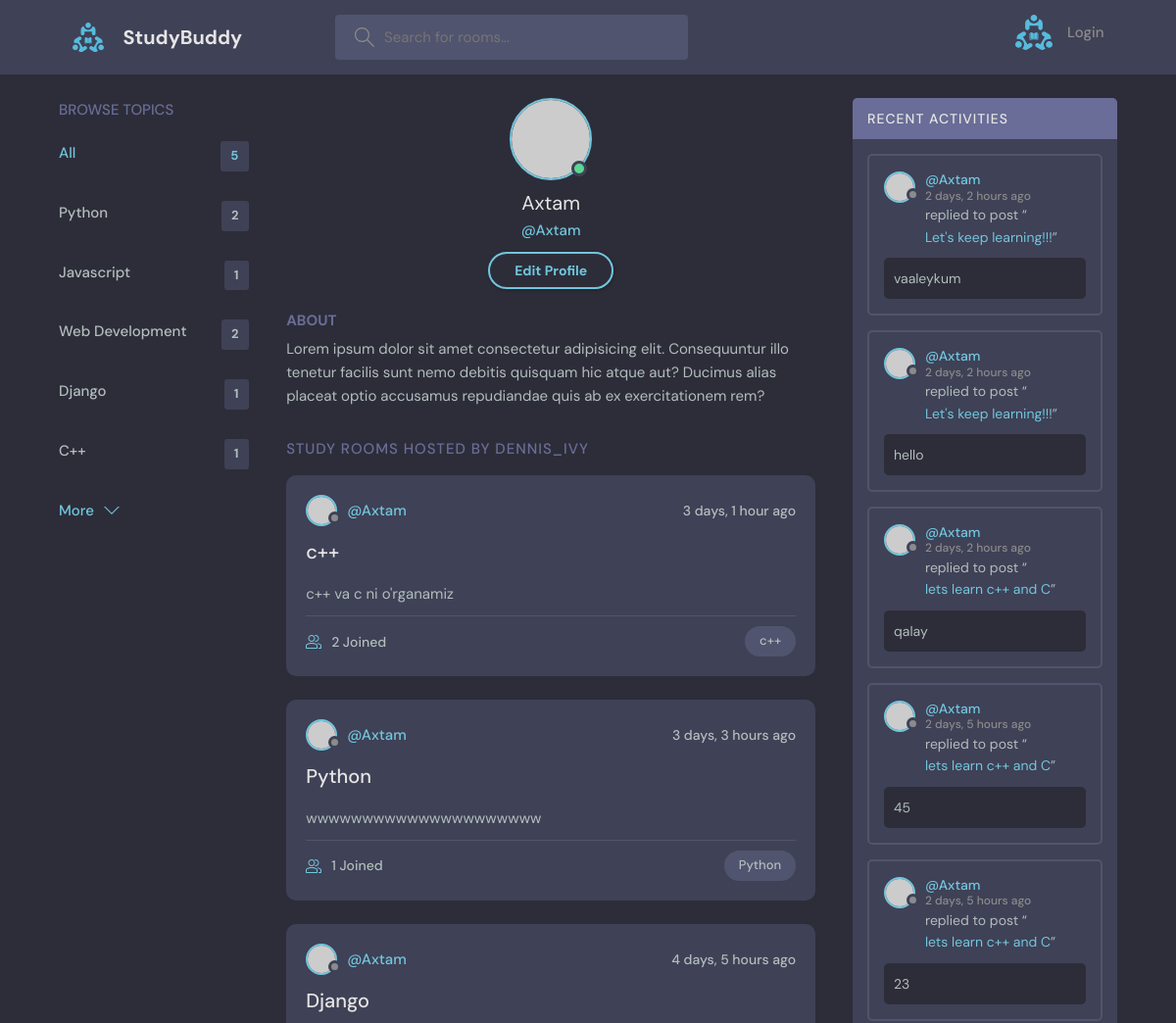
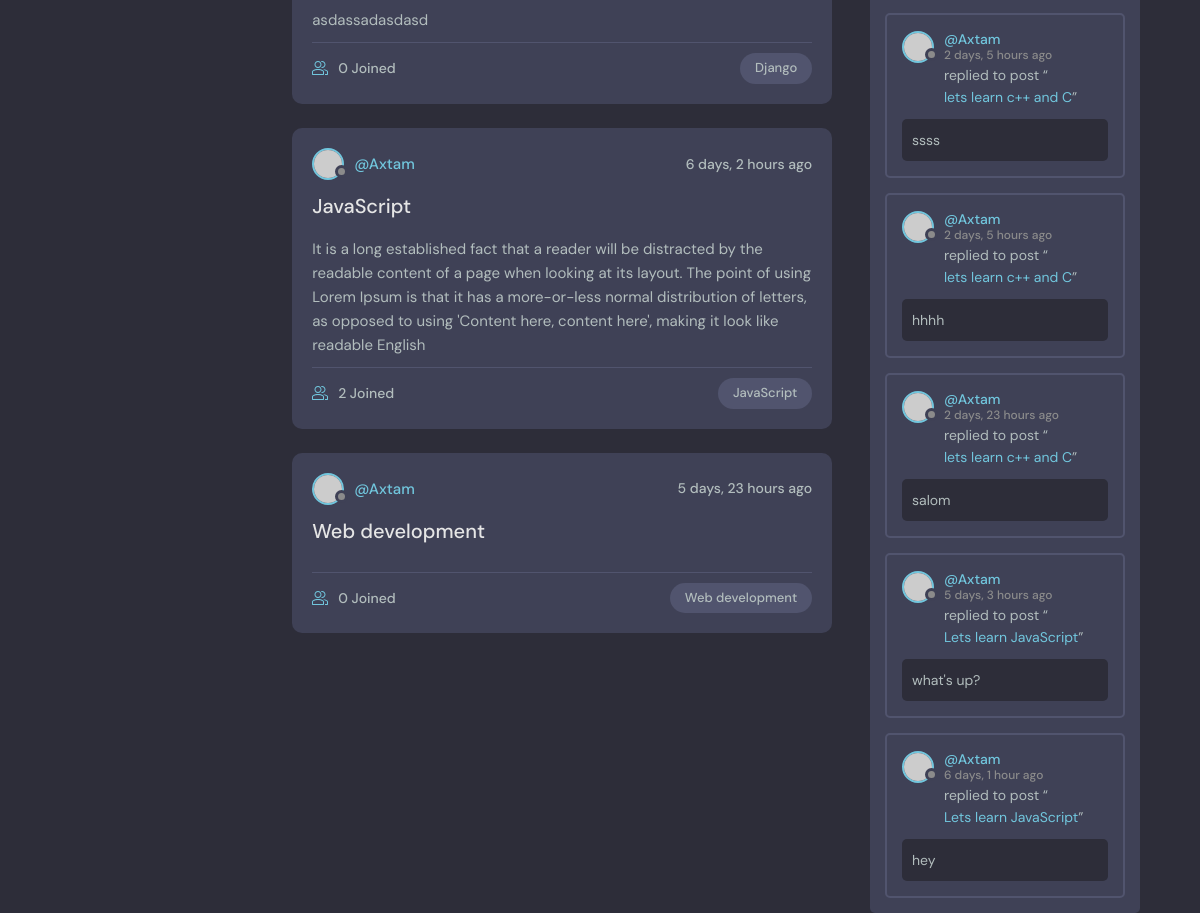
Page /profile/1/ on the committed database (2 pictures, top to bottom).
### base/models.py (models this page shows, shortened)
class Topic(models.Model):
    name = models.CharField(max_length=200)

class Room(models.Model):
    host = models.ForeignKey(User,on_delete=models.SET_NULL,null=True)
    topic = models.ForeignKey(Topic,on_delete=models.SET_NULL,null=True)
    name = models.CharField(max_length=200)
    description = models.TextField(blank=True,null=True)
    participants = models.ManyToManyField(User, related_name='participant',blank=True)
    created = models.DateTimeField(auto_now_add=True)
    updated = models.DateTimeField(auto_now=True)
    class Meta:
        ordering = ['-updated', '-created']
    def __str__(self):
        return self.name

class Message(models.Model):
    user = models.ForeignKey(User,on_delete=models.CASCADE)
    room = models.ForeignKey(Room, on_delete=models.CASCADE)
    body = models.TextField()
    created = models.DateTimeField(auto_now_add=True)
    updated = models.DateTimeField(auto_now=True)
    class Meta:
        ordering = ['-updated', '-created']
    def __str__(self):
        return self.body[0:20]

### base/views.py (the view)
# urls.py: path('profile/<str:pk>/',userProfile,name='profile'),
def userProfile(request, pk):
    user= User.objects.get(id=pk)
    rooms = user.room_set.all()
    topics = Topic.objects.all()
    room_messages = user.message_set.all()
    context = {   'user':user,
                  'rooms':rooms,
                  'topics':topics,
                  'room_messages':room_messages
    }
    return render(request,'base/profile.html', context)

### base/templates/base/profile.html
{% extends 'main.html' %}
{% load static %}
{% block content %}
  <main class="profile-page layout layout--3">
    <div class="container">
      {% include 'base/topics_component.html' %}
      <div class="roomList">
        <div class="profile">
          <div class="profile__avatar">
            <div class="avatar avatar--large active">
              <img src="https://randomuser.me/api/portraits/men/11.jpg" />
            </div>
          </div>
          <div class="profile__info">
            <h3>{{ user.username }}</h3>
            <p>@{{ user.username }}</p>
            <a href="{% url 'edit_profile' %}" class="btn btn--main btn--pill">Edit Profile</a>
          </div>
          <div class="profile__about">
            <h3>About</h3>
            <p>
              Lorem ipsum dolor sit amet consectetur adipisicing elit. Consequuntur illo tenetur
              facilis sunt nemo debitis quisquam hic atque aut? Ducimus alias placeat optio
              accusamus repudiandae quis ab ex exercitationem rem?
            </p>
          </div>
        </div>
        <div class="roomList__header">
          <div>
            <h2>Study Rooms Hosted by dennis_ivy</a>
            </h2>
          </div>
        </div>
      {% include 'base/feed_component.html' %}
      </div>
      {% include 'base/activity_component.html' %}
    </div>
  </main>
{% endblock %}

### templates/main.html (shortened to what this page needs)
<!DOCTYPE html>
{% load static %}
<html lang="en">
  <head>
    <link rel="stylesheet" href="{% static 'styles/style.css' %}" />
  </head>
  <body>
    {% include 'navbar.html' %}
     {% block content %}
     {% endblock %}
  </body>
</html>

### templates/navbar.html (shortened to what this page needs)
{% load static %}
<header class="header header--loggedIn">
      <div class="container">
        <a href="{% url 'home' %}" class="header__logo">
          <img src="{% static 'images/logo.svg' %}" />
          <h1>StudyBuddy</h1>
        </a>
        <form class="header__search" method="get" action="{% url 'home' %}">
          <label>
            <input type="text" placeholder="Search for rooms..." name="q" />
          </label>
        </form>
        <nav class="header__menu">
          {% if request.user.is_authenticated %}
            <div class="header__user">
              <a href="{% url 'profile' user.id %}">
                <div class="avatar avatar--medium active">
                  <img src="https://randomuser.me/api/portraits/men/37.jpg" />
                </div>
                <p>{{ request.user.username }} <span>@{{ request.user.username }}</span></p>
              </a>
              <button class="dropdown-button">
                <svg version="1.1" xmlns="http://www.w3.org/2000/svg" width="32" height="32" viewBox="0 0 32 32">
                  <title>chevron-down</title>
                  <path d="M16 21l-13-13h-3l16 16 16-16h-3l-13 13z"></path>
                </svg>
              </button>
            </div>
          {% else %}
              <a href="{% url 'login' %}">
                <img src="{% static 'images/logo.svg' %}" />
                <p>Login</p>
              </a>
          {% endif %}
        </nav>
      </div>
    </header>

### base/templates/base/topics_component.html
  <div class="topics">
          <div class="topics__header">
            <h2>Browse Topics</h2>
          </div>
          <ul class="topics__list">
            <li>
              <a href="{% url 'home' %}" class="active">All <span>{{ topics.all.count }}</span></a>
            </li>
             {% for topic in topics  %}
                    <li>
                      <a href="{% url 'home' %}?q={{topic.name}}">{{ topic.name.title }} <span>{{ topic.room_set.all.count }}</span></a>
                    </li>
            {% endfor %}
          </ul>
          <a class="btn btn--link" href="topics.html">
            More
            <svg version="1.1" xmlns="http://www.w3.org/2000/svg" width="32" height="32" viewBox="0 0 32 32">
              <title>chevron-down</title>
              <path d="M16 21l-13-13h-3l16 16 16-16h-3l-13 13z"></path>
            </svg>
          </a>
        </div>

### base/templates/base/feed_component.html (shortened to what this page needs)
  {% for room in rooms  %}
          <div class="roomListRoom">
            <div class="roomListRoom__header">
              <a href="{% url 'profile' room.host.id %}" class="roomListRoom__author">
                <div class="avatar avatar--small">
                  <img src="https://randomuser.me/api/portraits/women/11.jpg" />
                </div>
                <span>@{{ room.host.username }}</span>
              </a>
              <div class="roomListRoom__actions">
                <span>{{ room.created |timesince }} ago</span>
              </div>
            </div>
            <div class="roomListRoom__content">
              <a href="{% url 'room' room.id %}">{{ room.topic.name }}</a>
              <p>
                  {{ room.description }}
              </p>
            </div>
            <div class="roomListRoom__meta">
              <a href="room.html" class="roomListRoom__joined">
                {{ room.participants.all.count }} Joined
              </a>
              <p class="roomListRoom__topic">{{ room.topic.name }}</p>
            </div>
          </div>
  {% endfor %}

### base/templates/base/activity_component.html (shortened to what this page needs)
<div class="activities">
          <div class="activities__header">
            <h2>Recent Activities</h2>
          </div>
    {% for message in room_messages %}
          <div class="activities__box">
            <div class="activities__boxHeader roomListRoom__header">
              <a href="{% url 'profile' message.user.id %}" class="roomListRoom__author">
                <div class="avatar avatar--small">
                  <img src="https://randomuser.me/api/portraits/women/11.jpg" />
                </div>
                <p>
                  @{{ message.user.username }}
                  <span>{{ message.created|timesince }} ago</span>
                </p>
              </a>
            </div>
            <div class="activities__boxContent">
              <p>replied to post “<a href="{% url 'room' message.room.id %}">{{ message.room.name }}</a>”</p>
              <div class="activities__boxRoomContent">
                  {{ message }}
              </div>
            </div>
          </div>
    {% endfor %}
</div>

### rows in the picture
Topic: name "Python", room_set.all.count "2"
Topic: name "Javascript", room_set.all.count "1"
Topic: name "Web Development", room_set.all.count "2"
Topic: name "Django", room_set.all.count "1"
Topic: name "C++", room_set.all.count "1"
Room: host.username "Axtam", created "3 days, 1 hour", topic.name "c++", description "c++ va c ni o'rganamiz", participants.all.count "2"
Room: host.username "Axtam", created "3 days, 3 hours", topic.name "Python", description "wwwwwwwwwwwwwwwwwwwww", participants.all.count "1"
Room: host.username "Axtam", created "4 days, 5 hours", topic.name "Django", description "asdassadasdasd", participants.all.count "0"
Room: host.username "Axtam", created "6 days, 2 hours", topic.name "JavaScript", description "It is a long established fact that a reader will be distracted by the readable content of a page when looking at its layout. The point of using Lorem Ipsum is that it has a more-or-less normal distribution of letters, as opposed to using 'Content here, content here', making it look like readable English", participants.all.count "2"
Room: host.username "Axtam", created "5 days, 23 hours", topic.name "Web development", participants.all.count "0"
Message: user.username "Axtam", created "2 days, 2 hours", room.name "Let's keep learning!!!", body "vaaleykum"
Message: user.username "Axtam", created "2 days, 2 hours", room.name "Let's keep learning!!!", body "hello"
Message: user.username "Axtam", created "2 days, 2 hours", room.name "lets learn c++ and C", body "qalay"
Message: user.username "Axtam", created "2 days, 5 hours", room.name "lets learn c++ and C", body "45"
Message: user.username "Axtam", created "2 days, 5 hours", room.name "lets learn c++ and C", body "23"
Message: user.username "Axtam", created "2 days, 5 hours", room.name "lets learn c++ and C", body "ssss"
Message: user.username "Axtam", created "2 days, 5 hours", room.name "lets learn c++ and C", body "hhhh"
Message: user.username "Axtam", created "2 days, 23 hours", room.name "lets learn c++ and C", body "salom"
Message: user.username "Axtam", created "5 days, 3 hours", room.name "Lets learn JavaScript", body "what's up?"
Message: user.username "Axtam", created "6 days, 1 hour", room.name "Lets learn JavaScript", body "hey"

### other values in the picture
{{ topics.all.count }} "5"
{{ user.username }} "Axtam"
